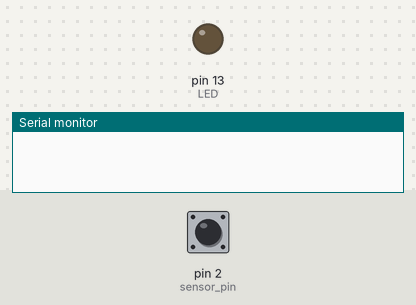
The sketch below on a simulated Arduino Uno, built with avr-gcc and run on an emulated ATmega328P. Shown: output pins drawn as LEDs (lit = HIGH), the last lines printed to the serial monitor. Dashed ring = blinking. The test bench sets the inputs (shaded band); at power-on: pin 2 (sensor_pin) LOW.

Above: at 1.2 s.
1.3 s: pin 2 (sensor_pin) driven HIGH
At 2.0 s:
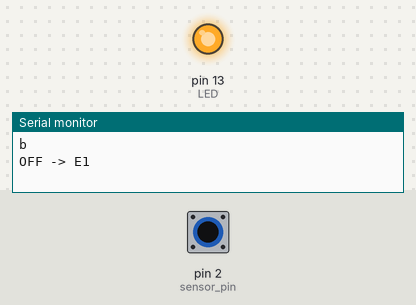
2.8 s: pin 2 (sensor_pin) driven LOW
4.3 s: pin 2 (sensor_pin) pulsed HIGH 2 times (0.12 s each, 0.3 s apart)
At 5.6 s:
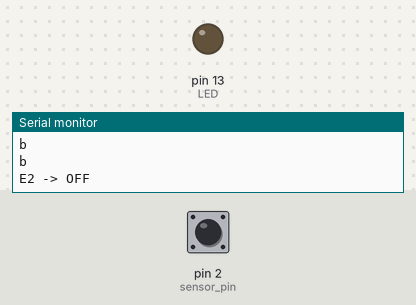
6.4 s: pin 2 (sensor_pin) pulsed HIGH 5 times (0.12 s each, 0.3 s apart)
At 6.58 s:
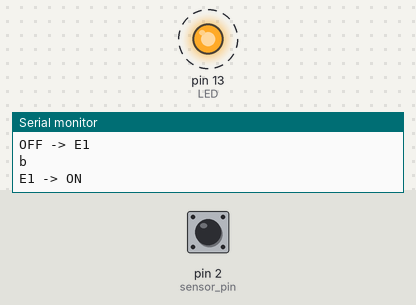
Timing chart, 0 to 9.4 s (numbered marks = the images above; inputs shaded):
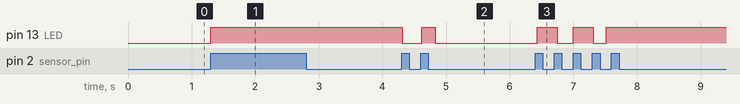

Measured:
- after the input at 1.3 s, pin 13 (LED): LOW → HIGH at once
- after the input at 4.3 s, pin 13 (LED): HIGH → LOW at once, → HIGH 0.31 s later, → LOW 0.21 s later
- after the input at 6.4 s, pin 13 (LED): alternates HIGH for 0.31 s and LOW for 0.23 s, 5 changes in all, then stays HIGH, starting at once

The sketch:

botao_led.ino
```cpp
volatile int botao = 0;
int led = 0;

enum State_t {
    OFF = 0,
    E1 = 1,
    ON = 2,
    E2 = 3
};

State_t state = OFF;

void botao_isr(){
    static unsigned long ultima_interrupcao = 0;
    static unsigned long tempo_botao = 50;

    unsigned long agora = millis();

    if (agora - ultima_interrupcao >= tempo_botao) {
      Serial.println('b');
      botao = 1;
      ultima_interrupcao = agora;
    }
}

void setup() {
    pinMode(2, INPUT); // sensor pin
    pinMode(13, OUTPUT); // LED (actuator) pin
    Serial.begin(9600); // open serial port to host
    attachInterrupt(digitalPinToInterrupt(2), botao_isr, RISING);
}

/*
void botao_isr(){
    Serial.println('b');
    botao = 1;

}
*/

void loop() {
    // Atualiza entrada
    noInterrupts();
    int b = botao;
    botao = 0;
    interrupts();

    // Atualiza máquina de estados
    switch (state){
        case OFF:
            if (b == 1){
                state = E1;
                led = 1;
                Serial.println("OFF -> E1");
                attachInterrupt(digitalPinToInterrupt(2), botao_isr, LOW);
            }
            break;

        case E1:
            if (b == 1){
                state = ON;
                led = 1;
                Serial.println("E1 -> ON");
                attachInterrupt(digitalPinToInterrupt(2), botao_isr, RISING);
            }
            break;

        case ON:
            if (b == 1){
                state = E2;
                led = 0;
                Serial.println("ON -> E2");
                attachInterrupt(digitalPinToInterrupt(2), botao_isr, LOW);
            }
            break;

        case E2:
            if (b == 1){
                state = OFF;
                led = 0;
                Serial.println("E2 -> OFF");
                attachInterrupt(digitalPinToInterrupt(2), botao_isr, RISING);
            }
            break;
    }

    // Atualiza saída
    digitalWrite(13, led);
    delay(50);

}
```
